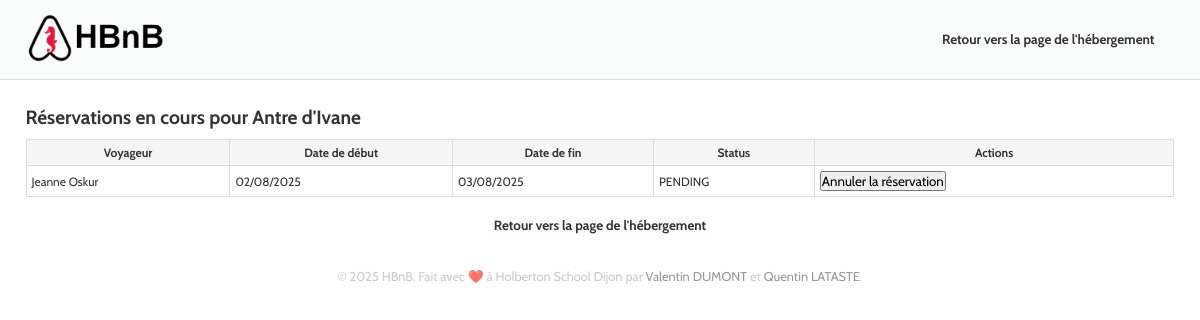
Before: /place/b347c094-080c-47d3-98e7-8fb0994a4917/bookings with the older database file.
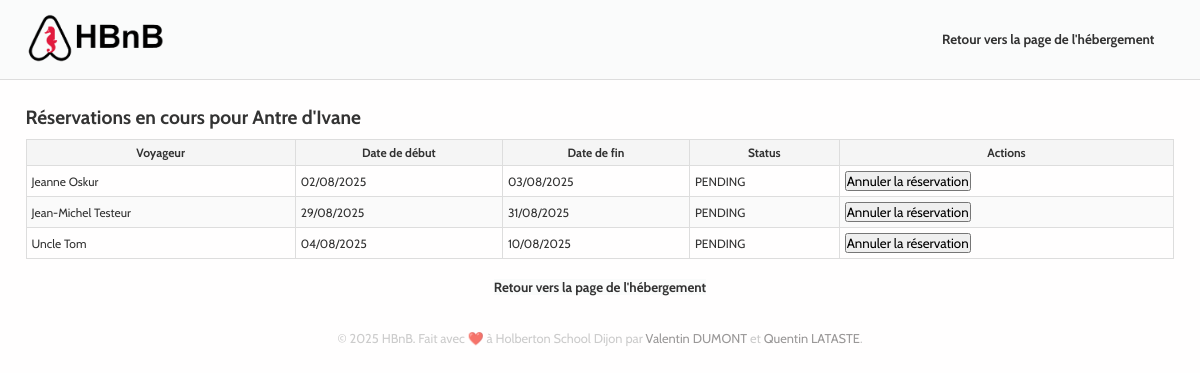
After: the same page with the newer database file.
### app/models/place.py (models this page shows, shortened)
class Place(db.Model):
    __tablename__ = 'place'
    id = db.Column(db.String, primary_key=True)
    title = db.Column(db.String(50), nullable=False)
    description = db.Column(db.String(1000), nullable=False)
    price = db.Column(db.Float, nullable=False)
    latitude = db.Column(db.Float, nullable=False)
    longitude = db.Column(db.Float, nullable=False)
    owner_id = db.Column(db.String, db.ForeignKey('user.id'), nullable=False)
    rating = db.Column(db.Float, nullable=True)
    created_at = db.Column(
        db.DateTime(timezone=True), default=lambda: datetime.now(timezone.utc),
        nullable=False)
    updated_at = db.Column(
        db.DateTime(timezone=True), default=lambda: datetime.now(timezone.utc),
        onupdate=datetime.now(timezone.utc)
        )
    photos_url = db.Column(db.JSON, default=list)
    amenities = db.relationship('Amenity', secondary=place_amenities,
                                back_populates='places')
    reviews = db.relationship("Review", back_populates='place_rel',
                              cascade='all, delete-orphan')
    bookings = db.relationship(Booking, back_populates='place_rel',
                               cascade='all, delete-orphan',
                               foreign_keys=[Booking.place])
    owner = db.relationship('User', back_populates='places')
    city_name = db.Column(db.String(128))
    __table_args__ = (
        CheckConstraint('price >= 0', name='check_price_positive'),
        CheckConstraint('rating >= 0 AND rating <= 5', name='check_rating'),
        CheckConstraint('latitude >= -90 AND latitude <= 90',
                        name='check_latitude'),
        CheckConstraint('longitude >= -180 AND longitude <= 180',
                        name='check_longitude')
    )

### app/models/booking.py (models this page shows, shortened)
class Booking(db.Model):
    __tablename__ = 'bookings'
    id = db.Column(db.String, primary_key=True)
    status = db.Column(
        db.String(20),
        default=BookingStatus.PENDING.value,
        nullable=False
        )
    place = db.Column(db.String, db.ForeignKey('place.id'), nullable=False)
    user = db.Column(db.String, db.ForeignKey('user.id'), nullable=False)
    start_date = db.Column(db.DateTime, nullable=False)
    end_date = db.Column(db.DateTime, nullable=False)
    created_at = db.Column(
        db.DateTime(timezone=True), default=lambda: datetime.now(timezone.utc), nullable=False
        )
    updated_at = db.Column(
        db.DateTime(timezone=True), default=lambda: datetime.now(timezone.utc),
        onupdate=datetime.now(timezone.utc)
        )
    place_rel = db.relationship(
        "Place",
        back_populates='bookings',
        foreign_keys=[place]
        )
    user_rel = db.relationship("User", back_populates='bookings')
    reviews = db.relationship('Review', back_populates='booking_rel')
    __table_args__ = (
        db.CheckConstraint(
            "status IN ('DONE', 'PENDING', 'CANCELLED')",
            name="check_booking_status"
        ),
    )

### app/models/user.py (models this page shows, shortened)
class User(db.Model):
    __tablename__ = 'user'
    id = db.Column(db.String, primary_key=True)
    first_name = db.Column(db.String(50), nullable=False)
    last_name = db.Column(db.String(50), nullable=False)
    email = db.Column(db.String(120), unique=True, nullable=False)
    hashed_password = db.Column(db.String(255), nullable=False)
    is_active = db.Column(db.Boolean, default=True)  # Allows disabling user
    is_admin = db.Column(db.Boolean, default=False)
    created_at = db.Column(
        db.DateTime(timezone=True), default=lambda: datetime.now(timezone.utc), nullable=False
        )
    updated_at = db.Column(
        db.DateTime(timezone=True), default=lambda: datetime.now(timezone.utc),
        onupdate=datetime.now(timezone.utc)
        )
    photo_url = db.Column(db.String(2048), nullable=True)
    places = db.relationship(Place, back_populates='owner',
                             cascade='all, delete-orphan')
    reviews = db.relationship(Review, back_populates='user',
                              cascade='all, delete-orphan')
    bookings = db.relationship(Booking, back_populates='user_rel',
                               cascade='all, delete-orphan')

### app/web/html_routes.py (the view)
@bp_web.route('/place/<place_id>/bookings')
def place_bookings(place_id):
    try:
        UUID(place_id)
    except ValueError:
        abort(400, description="Invalid UUID")
    try:
        verify_jwt_in_request()
        user_id = get_jwt_identity()
    except:
        user_id = None
    place = facade.get_place(place_id)
    if not place:
        abort(404, description="Place not found")
    current_user = None
    if user_id:
        current_user = facade.get_user(user_id)
    return render_template("place-all-bookings.html",
                           place=place,
                           bookings=place.bookings,
                           current_user=current_user)

### app/persistence/repository.py (called while the page is built)
    def get(self, obj_id):
        return self.model.query.get(str(obj_id))

### app/services/facade.py (called while the page is built)
    def get_place(self, place_id):
        return self.place_repo.get(place_id)

### templates/place-all-bookings.html (shortened to what this page needs)
<!DOCTYPE html>
<html lang="fr">
<head>
    <link rel="stylesheet" href="{{ url_for('static', filename='css/style.css') }}">
</head>
<body>
    <header class="header">
        <div class="header-logo">
            <a href="{{ url_for('web.index') }}">
                <img src = "{{ url_for('static', filename='images/logo.png') }}" alt="HBnB logo">
            </a>
        </div>
        <nav id="user-nav">
                <button class="back-btn" onclick="history.back()">Retour vers la page de l'hébergement</button>
        </nav>
    </header>
    <main>
        <div id="all-bookings-list">
            <h2>Réservations en cours pour {{ place.title }}</h2>
            {% set pending_bookings = bookings | selectattr("status", "equalto", "PENDING") | list %}
            {% if pending_bookings %}
                <table>
                <thead>
                    <tr>
                        <th>Voyageur</th>
                        <th>Date de début</th>
                        <th>Date de fin</th>
                        <th>Status</th>
                        <th>Actions</th>
                    </tr>
                </thead>
                <tbody>
                {% for booking in pending_bookings %}
                    <tr>
                    <td>{{ booking.user_rel.first_name }} {{ booking.user_rel.last_name }}</td>
                    <td>{{ booking.start_date.strftime("%d/%m/%Y") }}</td>
                    <td>{{ booking.end_date.strftime("%d/%m/%Y") }}</td>
                    <td>{{ booking.status }}</td>
                    <td>
                        <button class="cancel-booking-btn" data-id="{{ booking.id }}">Annuler la réservation</button>
                    </td>
                    </tr>
                {% endfor %}
            </tbody>
            </table>
            {% else %}
                <p>Vous n'avez pas encore de réservation pour cet hébergement.</p>
            {% endif %}
        </div>
        <div class="end-page-back">
        <button class="back-btn" onclick="history.back()">Retour vers la page de l'hébergement</button>
        </div>
    </main>
</body>
<footer>
    <div class="footer-content">
        <p>
            &copy; 2025 HBnB. Fait avec ❤️ à Holberton School Dijon par
            <a href="https://github.com/Proser-V">Valentin DUMONT</a> et <a href="https://github.com/loufi84">Quentin LATASTE</a>.
        </p>
    </div>
</footer>
</html>

### static/css/style.css (style rules this page uses)
* { box-sizing: border-box; margin: 0; padding: 0; font-family: "Cabin"; }
html { scroll-behavior: smooth; font-size: 80%; font-family: "Cabin" !important; }
:root { --color-primary: #fffefe; --color-header: #fafbfb; --text-color: #333; --light-text-color: #b9b9b9bc; --card-border-color : #ddd; --star-color: #b72121; --shadow-color: rgba(0,0,0,0.1); --overlay-color: rgba(0, 0, 0, 0.8); }
.header { display: flex; justify-content: space-between; background-color: var(--color-header); color: var(--text-color); align-items: center; padding: 1rem 2rem; border-bottom: 1px solid var(--card-border-color); z-index: 1000; width: 100%; box-sizing: border-box; margin: 0; }
.header-logo img { height: 50px; }
#user-nav { display: flex; align-items: center; gap: 10px; font-family: Arial, sans-serif; padding: 10px 20px; background-color: var(--color-header); }
.back-btn { text-decoration: none; font-weight: bold; color: var(--text-color); border: none; background-color: var(--color-header); cursor: pointer; }
.end-page-back { display: flex; justify-content: center; margin-top: 20px; }
body { background-color: var(--color-primary); color: var(--text-color); }
main { padding: 2rem; }
#all-bookings-list table { margin-top: 10px; width: 100%; border-collapse: collapse; text-align: left; font-size: 12px; color: var(--text-color); }
#all-bookings-list th, #all-bookings-list td { border: 1px solid var(--card-border-color); padding: 5px; }
#all-bookings-list th { text-align: center; }
#all-bookings-list thead { background-color: #f5f5f5; }
#all-bookings-list tbody tr:nth-child(even) { background-color: #fafafa; }
.footer-content { color: var(--light-text-color); text-align: center; padding: 10px; user-select: none; }
.footer-content a { text-decoration: inherit; color: #9a9898; }

Changed rows visible on the page:
added Booking: user_rel.first_name "Jean-Michel", user_rel.last_name "Testeur", start_date "29/08/2025", end_date "31/08/2025", status "PENDING"
added Booking: user_rel.first_name "Uncle", user_rel.last_name "Tom", start_date "04/08/2025", end_date "10/08/2025", status "PENDING"
